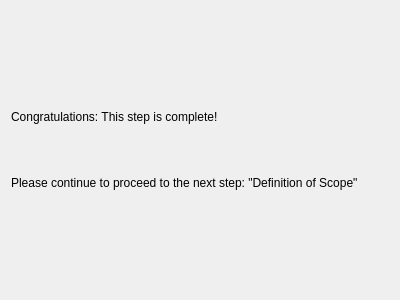
<?xml version="1.0" encoding="UTF-8"?>
<ui version="4.0">
 <class>Page6</class>
 <widget class="QWizardPage" name="Page6">
  <property name="geometry">
   <rect>
    <x>0</x>
    <y>0</y>
    <width>400</width>
    <height>300</height>
   </rect>
  </property>
  <property name="windowTitle">
   <string>WizardPage</string>
  </property>
  <property name="title">
   <string>Initiation and Planning</string>
  </property>
  <property name="subTitle">
   <string>Conclusion</string>
  </property>
  <layout class="QVBoxLayout" name="verticalLayout">
   <item>
    <widget class="QLabel" name="label">
     <property name="text">
      <string>&lt;html&gt;&lt;head/&gt;&lt;body&gt;&lt;p&gt;Congratulations: This step is complete!&lt;/p&gt;&lt;p&gt;&lt;br/&gt;&lt;/p&gt;&lt;p&gt;Please continue to proceed to the next step: &amp;quot;Definition of Scope&amp;quot;&lt;/p&gt;&lt;/body&gt;&lt;/html&gt;</string>
     </property>
     <property name="wordWrap">
      <bool>true</bool>
     </property>
    </widget>
   </item>
  </layout>
 </widget>
 <resources/>
 <connections/>
</ui>
